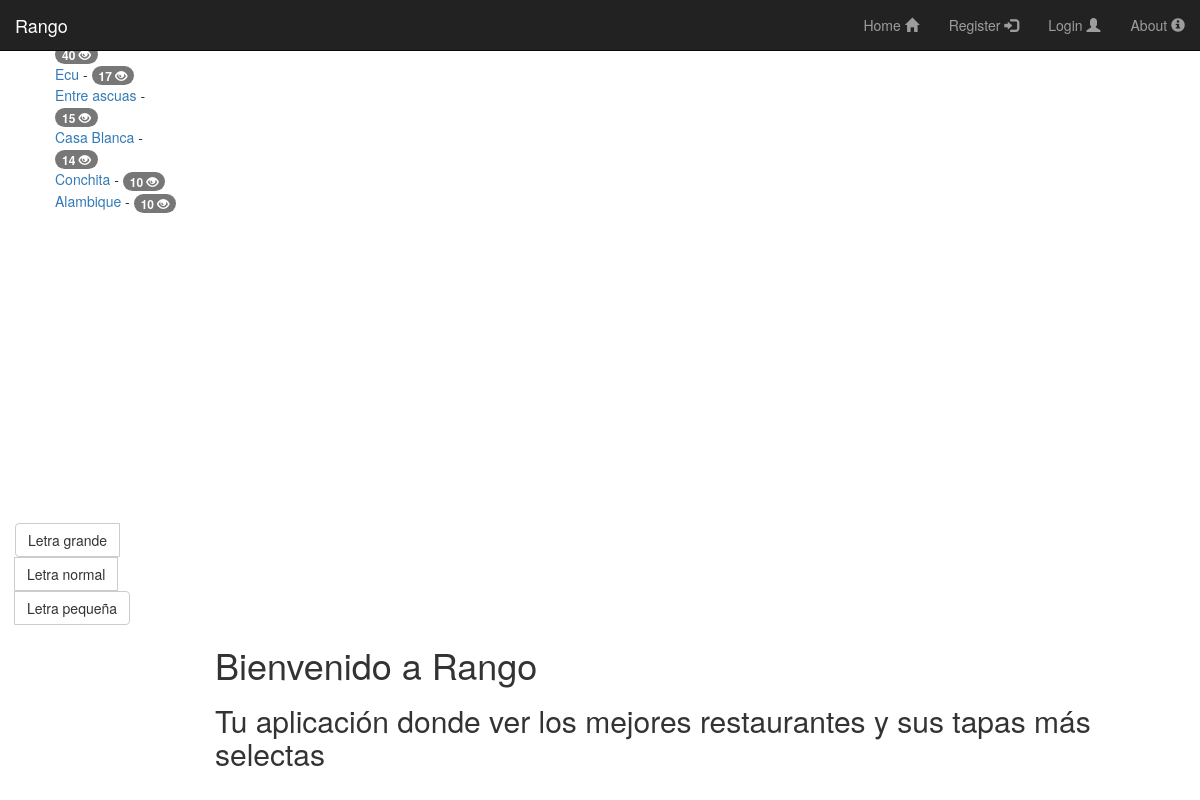
Screenshot of /rango/ with the database file from the repository.
### rango/models.py (models this page shows, shortened)
class Bar(models.Model):
    nombre = models.CharField(max_length=128, unique=True)
    direccion = models.CharField(max_length=200)
    numero_visitas = models.IntegerField(default=0)
    slug = models.SlugField()

### rango/views.py (the view)
def index(request):
    bar_list =  Bar.objects.order_by('-numero_visitas')
    context_dict = {'bares':bar_list,}
    return render(request, 'rango/index.html', context_dict)

### templates/rango/index.html (shortened to what this page needs)
{% extends 'rango/base.html' %}
{% load staticfiles %}
{% block body_block %}
    <h1>Bienvenido a Rango</h1>
    <h2>Tu aplicación donde ver los mejores restaurantes y sus tapas más selectas</h2>
{% endblock %}

### templates/rango/base.html (shortened to what this page needs)
<!DOCTYPE html>
{% load staticfiles %}
<html lang="es">
  <head>
    <link href="{% static 'bootstrap/css/bootstrap.min.css' %}" rel="stylesheet">
    <link href="http://getbootstrap.com/examples/dashboard/dashboard.css" rel="stylesheet">
  </head>
  <body>
    <div class="navbar navbar-inverse navbar-fixed-top" role="navigation">
        <div class="container-fluid">
            <div class="navbar-header">
                <a class="navbar-brand" href="/rango/">Rango</a>
            </div>
            <div class="navbar-collapse collapse">
                <ul class="nav navbar-nav navbar-right">
                    <li><a href="{% url 'index' %}">Home <span class="glyphicon glyphicon-home"></span></a></li>
                    {%if user.is_authenticated %}
                      <li><a href="{% url 'logout' %}?next=/rango/">Logout <span class="glyphicon glyphicon-log-out"></span></a></li>
                      <li><a href="{% url 'add_bar' %}">Add a new Bar <span class="glyphicon glyphicon-plus"></span></a></li>
                    {%else%}
                      <li><a href="{%url 'registro'%}">Register <span class="glyphicon glyphicon-log-in"></span></a></li>
                      <li><a href="{% url 'login' %}">Login <span class="glyphicon glyphicon-user"></span></a></li>
                    {%endif%}
                    <li><a href="{% url 'about' %}">About <span class="glyphicon glyphicon-info-sign"></span></a></li>
                </ul>
            </div>
         </div>
      </div>
      <div class="container-fluid">
        <div class="row">
            <div class="col-sm-3 col-md-2 sidebar">
                {% block side_block %}
                    {% if bares %}
                        <ul>
                            {% for b in bares %}
                                <a href="/rango/bar/{{b.slug}}/">{{ b.nombre }} </a>- <span class="badge">{{ b.numero_visitas }} <span class="glyphicon glyphicon-eye-open"></span></span><br>
                            {% endfor %}
                        </ul>
                    {% endif %}
                {% endblock %}
                <div id="container" style="height: 300px"></div>
                <div class="btn-group" role="group">
                    <button type="button" class="btn btn-default" name="grande" id="grande" >Letra grande</button>
                    <button type="button" class="btn btn-default" name="normal" id="normal" >Letra normal</button>
                    <button type="button" class="btn btn-default" name="pequena" id="peque" >Letra pequeña</button>
                </div>
            </div>
            <div class="col-sm-9 col-sm-offset-3 col-md-10 col-md-offset-2 main">
              <div>
                {% block body_block %}{% endblock %}
              </div>
            </div>
        </div>
      </div>
    </body>
</html>

### rows the page displays
Bar: numero_visitas "40"
Bar: nombre "Ecu", numero_visitas "17"
Bar: nombre "Entre ascuas", numero_visitas "15"
Bar: nombre "Casa Blanca", numero_visitas "14"
Bar: nombre "Conchita", numero_visitas "10"
Bar: nombre "Alambique", numero_visitas "10"
